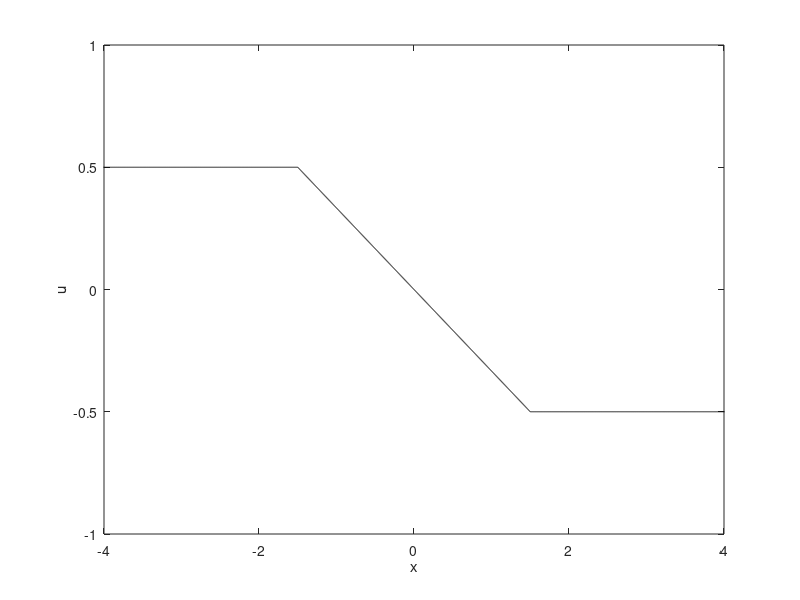

Write MATLAB code to recreate this figure. (Note: this script raises an error after producing the figure.)
% Values of s and x0 to iterate through
ss = [1, 2, 3];
x0s = linspace(-10, 10, 10000);

% Part (a)

% Functions
h1 = @(x) 1/2 * (x < -2) - 1/2 * (x > 2) - 1/4 * x .* (x >= -2 & x <= 2);
x1 = @(s, x0) h1(x0) * s + x0;
U1 = @(x0) h1(x0);

% Plotting for different time points
plot_vals = zeros(2, length(x0s), length(ss));
idx = 1;

for s = ss
  plot_vals(:, :, idx) = [x1(s, x0s); U1(x0s)];

  idx = idx + 1;
end

for idx = 1:length(ss)
  figure();
  plot(plot_vals(1, :, idx), plot_vals(2, :, idx), 'k');

  xlabel('x');
  ylabel('u');
  xlim([-4, 4]);
  ylim([-1, 1]);
  title(strcat('Solution at t=', string(ss(idx))));
end

% Part (b)

% Functions
h2 = @(x) -1/2 * (x < -2) + 1/2 * (x > 2) + 1/4 * x .* (x >= -2 & x <= 2);
x2 = @(s, x0) h2(x0) * s + x0;
U2 = @(x0) h2(x0);

plot_vals = zeros(2, length(x0s), length(ss));
idx = 1;

for s = ss
  plot_vals(:, :, idx) = [x2(s, x0s); U2(x0s)];

  idx = idx + 1;
end

for idx = 1:length(ss)
  figure();
  plot(plot_vals(1, :, idx), plot_vals(2, :, idx), 'k');

  xlabel('x');
  ylabel('u');
  xlim([-4, 4]);
  ylim([-1, 1]);
  title(strcat('Solution at t=', string(ss(idx))));
end
